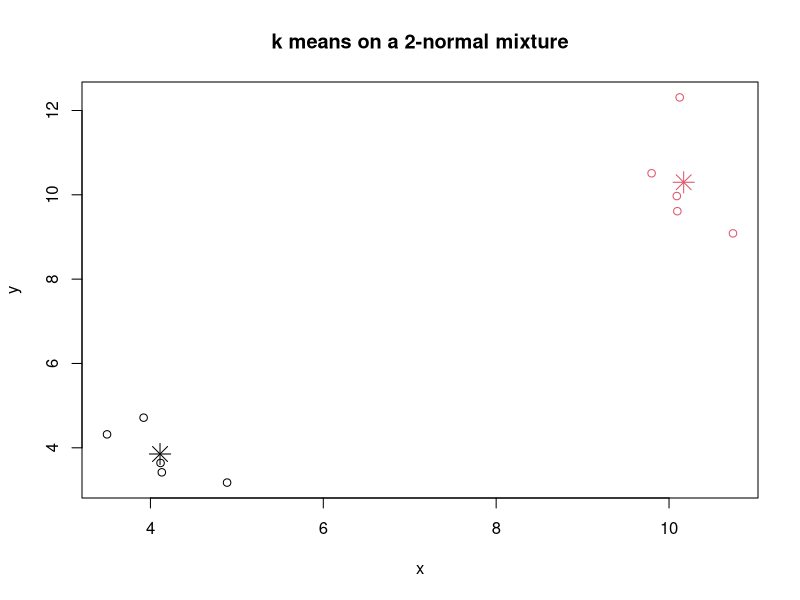
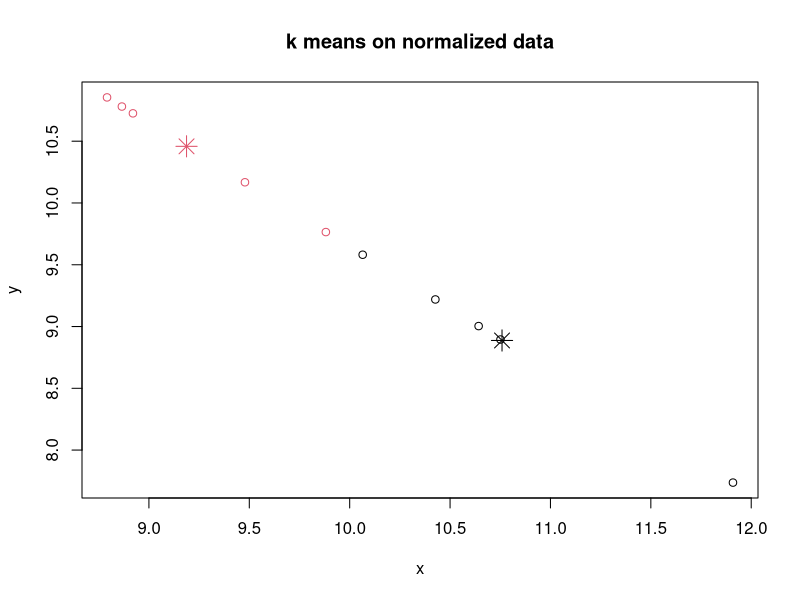
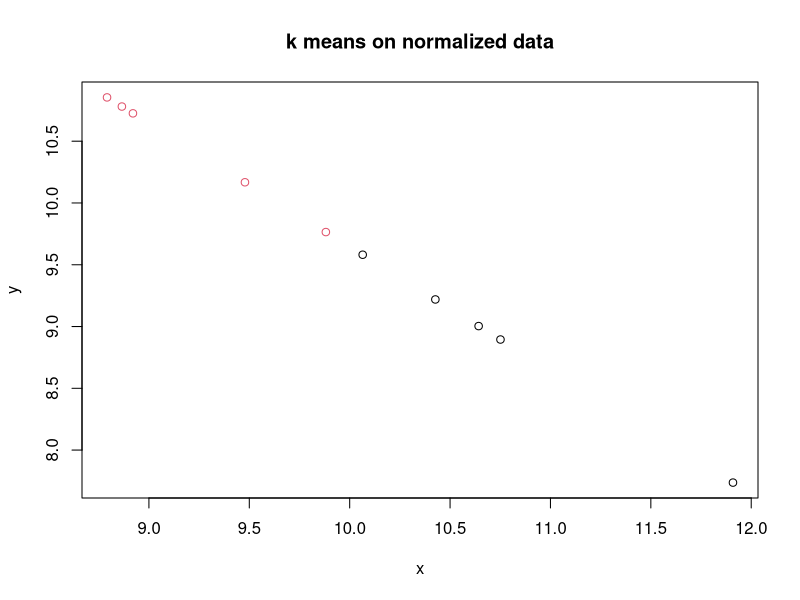

Write R code to recreate these figures, in order.
## ---- chunk 1
#make reproducible
set.seed(100)
# create mixture:
x <- rbind(matrix(rnorm(10, mean=4,sd = 1), ncol = 2),
           matrix(rnorm(10, mean = 10, sd = 1), ncol = 2))
colnames(x) <- c("x", "y")
cl <- kmeans(x, 2)
plot(x, col = cl$cluster,main="k means on a 2-normal mixture")
points(cl$centers, col = 1:2, pch = 8, cex = 2)
## ---- chunk 2
#A normalize function:
normalize<- function(x) {
return(  
	apply(
		t(apply(t(x),2,FUN=function(x) {x/sum(x)})),
		2,FUN=function(x) {x/sd(x)})
	)}

#And now k means on normalized data:
cl2 <- kmeans(normalize(x), 2)
plot(normalize(x), col = cl2$cluster,main="k means on normalized data")
points(cl2$centers, col = 1:2, pch = 8, cex = 2)
## ---- chunk 3
#original data:
x
#deviding by row sum (document frequency):
t(apply(t(x),2,FUN=function(x) {x/sum(x)}))
#and now devide by std of column (standardize term variance):
normalize(x)
plot(normalize(x), col = cl2$cluster,main="k means on normalized data")
## ---- chunk 4
cl$cluster
cl2$cluster
